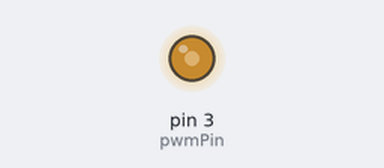
Simulated run of this sketch. Board: Arduino Uno, built with avr-gcc and run on an emulated ATmega328P. On the bench: output pins drawn as LEDs (lit = HIGH).

Above: at 0.1 s.
Timing chart, 0 to 1.6 s (numbered marks = the images above):
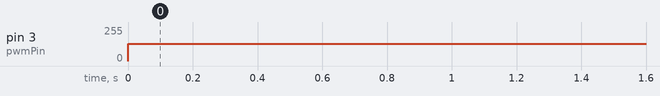

The sketch:

lexus_pwm_heaterfan.ino
```cpp
int pwmPin = 3;      // pin to heater connected to pin 3.
int val = 100;         // variable to store the pwm value

void setup()
{
  pinMode(pwmPin, OUTPUT);   // sets the pin as output
}

void loop()
{
  analogWrite(pwmPin, 130);  // analogWrite to pwm.
}
```

Measured:
- by itself, pin 3 (pwmPin): 0/255 → 130/255 at 0.00 s
